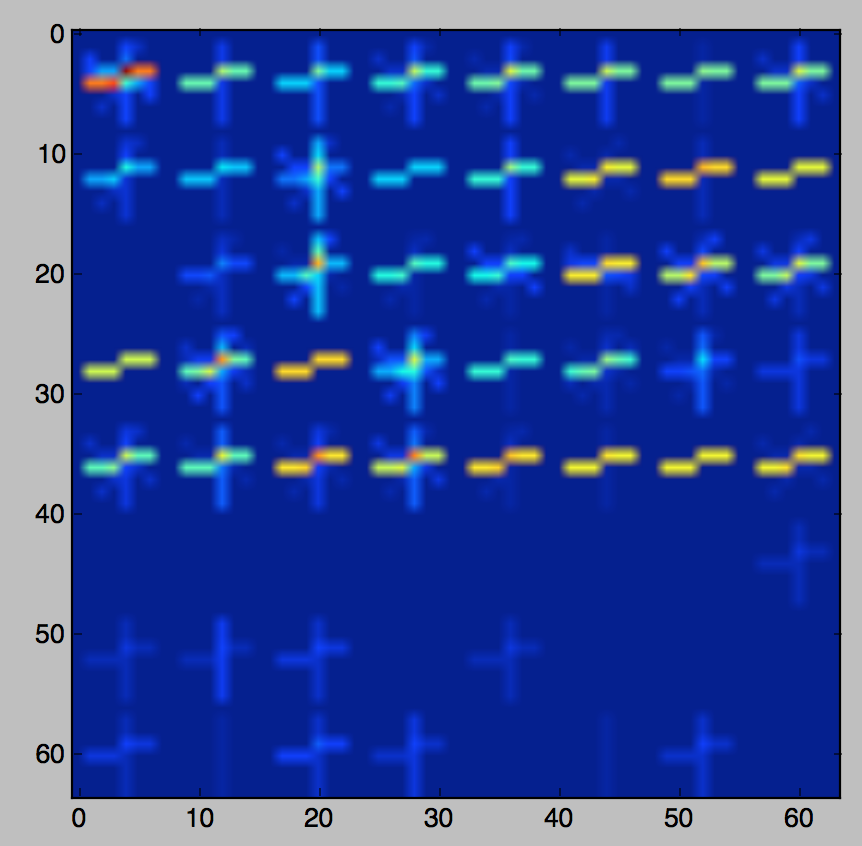
#> input picture hog_image.png, 862 x 846 px; its folder holds only this picture in this run
$ python -i main.py   (imports and definitions only)   (older library calls are emulated)
#> lines starting #> are read from the running program, lines starting #| are printed output that depends on the picture
### lessons.py
import numpy as np
import cv2
from skimage.feature import hog


# Define a function to return HOG features and visualization
def get_hog_features(img, orient, pix_per_cell, cell_per_block,
                     vis=False, feature_vec=True):
    # Call with two outputs if vis==True
    """import cv2
    image = cv2.imread("test.jpg", 0)
    winSize = (64, 64)
    blockSize = (16, 16)
    blockStride = (8, 8)
    cellSize = (8, 8)
    nbins = 9
    derivAperture = 1
    winSigma = 4.
    histogramNormType = 0
    L2HysThreshold = 2.0000000000000001e-01
    gammaCorrection = 0
    nlevels = 64
    hog = cv2.HOGDescriptor(winSize, blockSize, blockStride, cellSize, nbins, derivAperture, winSigma,
                            histogramNormType, L2HysThreshold, gammaCorrection, nlevels)
    # compute(img[, winStride[, padding[, locations]]]) -> descriptors
    winStride = (8, 8)
    padding = (8, 8)
    locations = ((10, 20),)
    hist = hog.compute(image, winStride, padding, locations)"""
    if vis:
        features, hog_image = hog(img, orientations=orient,
                                  pixels_per_cell=(pix_per_cell, pix_per_cell),
                                  cells_per_block=(cell_per_block, cell_per_block),
                                  transform_sqrt=True,
                                  visualise=vis, feature_vector=feature_vec)
        # cv2.imwrite('hog_features.png', hog_image)
        return features, hog_image
    # Otherwise call with one output
    else:
        features = hog(img, orientations=orient,
                       pixels_per_cell=(pix_per_cell, pix_per_cell),
                       cells_per_block=(cell_per_block, cell_per_block),
                       transform_sqrt=True,
                       visualise=vis, feature_vector=feature_vec)
        return features


# Define a function to compute binned color features
def bin_spatial(img, size=(32, 32)):
    # Use cv2.resize().ravel() to create the feature vector
    features = cv2.resize(img, size).ravel()
    # Return the feature vector
    return features


# Define a function to compute color histogram features
# NEED TO CHANGE bins_range if reading .png files with mpimg!
# [9 lines left out: function color_hist, not called in this run]

### main.py
"""
(big image -> resize->hog_features->then sliding windows)
"""
import os
import time

from scipy.ndimage.measurements import label
from sklearn.model_selection import train_test_split
from sklearn.preprocessing import StandardScaler
from sklearn.svm import LinearSVC

import config
from lessons import *


class DetectVehicles(object):
    def __init__(self, color_space='YCrCb', spatial_size=(32, 32),
                 hist_bins=32, orient=9, single_image=True,
                 pix_per_cell=8, cell_per_block=2, hog_channel=0,
                 spatial_feat=True, hist_feat=False, hog_feat=True,
                 fit_model=None, X_scaler=None, scale_img=False):
        self.color_space = color_space
        self.spatial_size = spatial_size
        self.hist_bins = hist_bins
        self.orient = orient
        self.single_image = single_image
        self.pix_per_cell = pix_per_cell
        self.cell_per_block = cell_per_block
        self.hog_channel = hog_channel
        self.spatial_feat = spatial_feat
        self.hist_feat = hist_feat
        self.hog_feat = hog_feat
        self.fit_model = fit_model
        self.X_scaler = X_scaler
        self.frame_num = 0
        self.scale_img = scale_img

    def draw_on_image(self, img):
        # cv2.imwrite('video_input_images/final_{0}.png'.format(self.frame_num), img)
        # Uncomment the following line if you extracted training
        # data from .png images (scaled 0 to 1 by mpimg) and the
        # image you are searching is a .jpg (scaled 0 to 255)
        draw_image = np.copy(img)
        if self.scale_img:
            draw_image = draw_image.astype(np.float32) / 255
        # img = img.astype(np.float32) / 255
        windows = self.slide_window(draw_image, x_start_stop=[690, None], y_start_stop=[375, 430],
                                    xy_window=(110, 90), xy_overlap=config.xy_overlap)
        windows += self.slide_window(draw_image, x_start_stop=[760, None], y_start_stop=[375, 560],
                                     xy_window=(110, 90), xy_overlap=config.xy_overlap)
        hot_windows = self.search_windows(draw_image, windows, self.fit_model, self.X_scaler)

        draw_img = self.draw_boxes(img, hot_windows, color=(0, 0, 200), thick=6)
        heat = np.zeros_like(img[:, :, 0]).astype(np.float)
        heat = self.add_heat(heat, hot_windows)
        heat2 = self.apply_threshold(heat, 7, img)
        cv2.imwrite('video_output_images/final_{0}.png'.format(self.frame_num), draw_img)
        self.frame_num += 1
        return heat2

    def compute_features(self, feature_image):
        file_features = []
        if self.spatial_feat:
            spatial_features = bin_spatial(feature_image, size=self.spatial_size)
            file_features.append(spatial_features)
        if self.hist_feat:
            # Apply color_hist()
            hist_features = color_hist(feature_image, nbins=self.hist_bins)
            file_features.append(hist_features)
        if self.hog_feat:
            # Call get_hog_features() with vis=False, feature_vec=True
            if self.hog_channel == 'ALL':
                hog_features = []
                self.hog_images = []
                for channel in range(feature_image.shape[2]):
                    hog_feature = get_hog_features(feature_image[:, :, channel],
                                                               self.orient, self.pix_per_cell, self.cell_per_block,
                                                               vis=False, feature_vec=True)
                    hog_features.append(hog_feature)
                    # self.hog_images.append(hog_image)
                hog_features = np.ravel(hog_features)
            else:
                hog_features = get_hog_features(feature_image[:, :, self.hog_channel], self.orient,
                                                self.pix_per_cell, self.cell_per_block, vis=False, feature_vec=True)
            # Append the new feature vector to the features list
            file_features.append(hog_features)
        return file_features

    # [29 lines left out: functions apply_threshold, add_heat, not called in this run]

    # Define a function to extract features from a list of images
    # Have this function call bin_spatial() and color_hist()
    def extract_features(self, img, single_image=None):
        # Allows override
        if single_image:
            self.single_image = single_image
        # List of images
        if not self.single_image:
            # Create a list to append feature vectors to
            features = []
            # Iterate through the list of images
            for file in img:
                # Read in each one by one
                image = cv2.imread(file)
                image = cv2.cvtColor(image, cv2.COLOR_BGR2RGB)
                feature_image = self.cvt_color(image)
                file_features = self.compute_features(feature_image)
                features.append(np.concatenate(file_features))
            # Return list of feature vectors
            return features
        else:
            # 2) Apply color conversion if other than 'RGB'
            feature_image = self.cvt_color(img)
            img_features = self.compute_features(feature_image)
            # 9) Return concatenated array of features
            return np.concatenate(img_features)

    # Define a function you will pass an image
    # and the list of windows to be searched (output of slide_windows())
    def search_windows(self, img, windows, clf, scaler):
        # 1) Create an empty list to receive positive detection windows
        on_windows = []
        # 2) Iterate over all windows in the list
        for window in windows:
            # 3) Extract the test window from original image
            test_img = cv2.resize(img[window[0][1]:window[1][1], window[0][0]:window[1][0]], (64, 64))
            # 4) Extract features for that window using single_img_features()
            # HACKY
            saved_single = self.single_image
            features = self.extract_features(test_img, True)
            self.single_image = saved_single
            # 5) Scale extracted features to be fed to classifier
            test_features = scaler.transform(np.array(features).reshape(1, -1))
            # 6) Predict using your classifier
            prediction = clf.predict(test_features)
            # 7) If positive (prediction == 1) then save the window
            if prediction == 1:
                on_windows.append(window)
        # 8) Return windows for positive detections
        return on_windows

    def cvt_color(self, image):
        # apply color conversion if other than 'RGB'
        color_space = self.color_space
        if color_space != 'RGB':
            if color_space == 'HSV':
                feature_image = cv2.cvtColor(image, cv2.COLOR_RGB2HSV)
            elif color_space == 'LUV':
                feature_image = cv2.cvtColor(image, cv2.COLOR_RGB2LUV)
            elif color_space == 'HLS':
                feature_image = cv2.cvtColor(image, cv2.COLOR_RGB2HLS)
            elif color_space == 'YUV':
                feature_image = cv2.cvtColor(image, cv2.COLOR_RGB2YUV)
            elif color_space == 'YCrCb':
                feature_image = cv2.cvtColor(image, cv2.COLOR_RGB2YCR_CB)
        else:
            feature_image = np.copy(image)
        return feature_image

    # Define a function that takes an image,
    # start and stop positions in both x and y,
    # window size (x and y dimensions),
    # and overlap fraction (for both x and y)
    def slide_window(self, img, x_start_stop=[None, None], y_start_stop=[None, None],
                     xy_window=(64, 64), xy_overlap=(0.5, 0.5)):
        # If x and/or y start/stop positions not defined, set to image size
        if x_start_stop[0] is None:
            x_start_stop[0] = 0
        if x_start_stop[1] is None:
            x_start_stop[1] = img.shape[1]
        if y_start_stop[0] is None:
            y_start_stop[0] = 0
        if y_start_stop[1] is None:
            y_start_stop[1] = img.shape[0]
        # Compute the span of the region to be searched
        xspan = x_start_stop[1] - x_start_stop[0]
        yspan = y_start_stop[1] - y_start_stop[0]
        # Compute the number of pixels per step in x/y
        nx_pix_per_step = np.int(xy_window[0] * (1 - xy_overlap[0]))
        ny_pix_per_step = np.int(xy_window[1] * (1 - xy_overlap[1]))
        # Compute the number of windows in x/y
        nx_windows = np.int(xspan / nx_pix_per_step) - 1
        ny_windows = np.int(yspan / ny_pix_per_step) - 1
        # Initialize a list to append window positions to
        window_list = []
        # Loop through finding x and y window positions
        # Note: you could vectorize this step, but in practice
        # you'll be considering windows one by one with your
        # classifier, so looping makes sense
        for ys in range(ny_windows):
            for xs in range(nx_windows):
                # Calculate window position
                startx = xs * nx_pix_per_step + x_start_stop[0]
                endx = startx + xy_window[0]
                starty = ys * ny_pix_per_step + y_start_stop[0]
                endy = starty + xy_window[1]

                # Append window position to list
                window_list.append(((startx, starty), (endx, endy)))
        # Return the list of windows
        return window_list

    # Define a function to draw bounding boxes
    # [116 lines left out: functions draw_boxes, get_training_examples, get_fit_model, vid_pipe, test_pipe, centroid_function, not called in this run]

>>> import cv2
>>> picture = cv2.imread('hog_image.png')
#> picture is the input picture: shape (846, 862, 3); mean B, G, R 156, 71.4, 45.7
>>> result = DetectVehicles().draw_on_image(picture)
#> in draw_on_image, `windows = self.slide_window(draw_image, x_start_stop=[690, None], y_st..`: windows = 80 items
#> in draw_on_image, `windows += self.slide_window(draw_image, x_start_stop=[760, None], y_s..`: windows = 278 items
#> in search_windows, `test_img = cv2.resize(img[window[0][1]:window[1][1], window[0][0]:wind..`:
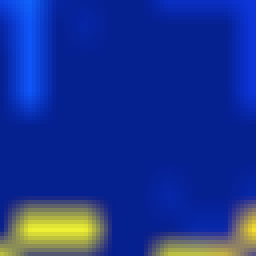
#> test_img: shape (64, 64, 3) (shown 4 times larger); mean B, G, R 146.1, 49.7, 23.6
#> in cvt_color, `feature_image = cv2.cvtColor(image, cv2.COLOR_RGB2YCR_CB)`: feature_image: shape (64, 64, 3); mean of channels 0, 1, 2 75.5, 178.5, 98.8
#> in bin_spatial, `features = cv2.resize(img, size).ravel()`: features = 3072 values, max 215 at index 298, min 38 at index 2701, mean 117.7
#> in compute_features, `spatial_features = bin_spatial(feature_image, size=self.spatial_size)`: spatial_features has the same summary as features in bin_spatial
#> in get_hog_features, `features = hog(img, orientations=orient, pixels_per_cell=(pix_per_cell..`: features = 1764 values, max 1 at index 945, min 0 at index 3, mean 0.064
#> in get_hog_features, `features = hog(img, orientations=orient, pixels_per_cell=(pix_per_cell..`:
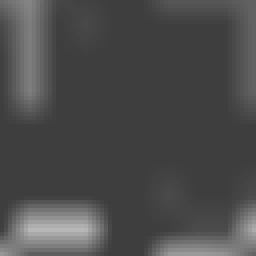
#> img: shape (64, 64) (shown 4 times larger); min 61, max 183, mean 75.5
#> in compute_features, `hog_features = get_hog_features(feature_image[:, :, self.hog_channel],..`: hog_features has the same summary as features in get_hog_features
#> in extract_features, `img_features = self.compute_features(feature_image)`: img_features = 2 items
#> in search_windows, `features = self.extract_features(test_img, True)`: features = 4836 values, max 215 at index 298, min 0 at index 3075, mean 74.78
#> (the run stopped early here; a loop or call above may not have finished)
